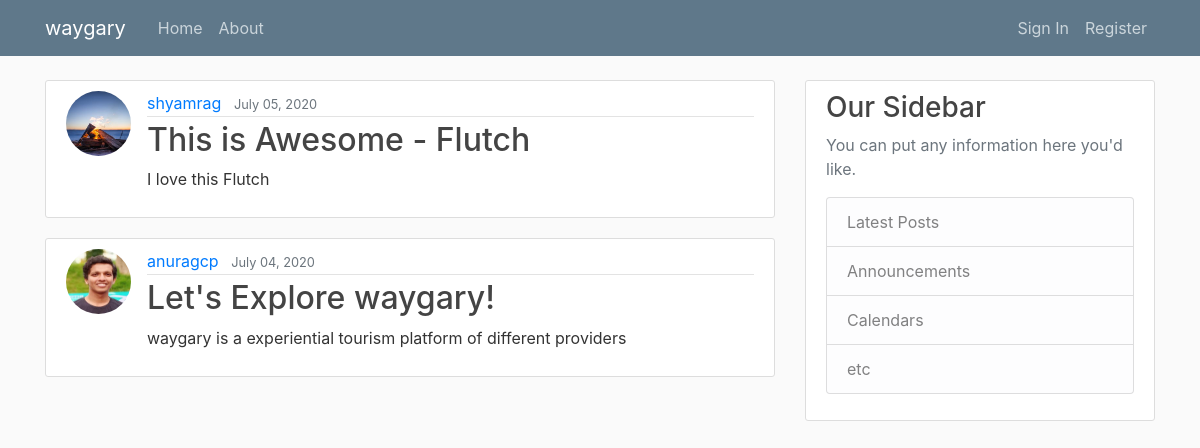
The page / on the database its author committed.
### blog/models.py (models this page shows, shortened)
class Post(models.Model):
    title = models.CharField(max_length=100)
    content = models.TextField()
    author = models.ForeignKey(User, on_delete=models.CASCADE)
    date_posted = models.DateTimeField(default=timezone.now)

### users/models.py (models this page shows, shortened)
class Profile(models.Model):
    user = models.OneToOneField(User, on_delete=models.CASCADE)
    image = models.ImageField(default='default.jpg', upload_to='profile_pics')

### blog/views.py (the view)
# urls.py: path('', views.PostListView.as_view(), name='blog-home'),
class PostListView(ListView):
    model = Post
    template_name = 'blog/home.html'    # by default <app>/<model>_<viewtype>.html - is is also possible to change the template
    context_object_name = 'posts'
    ordering = ['-date_posted']

### blog/templates/blog/home.html
{% extends "blog/base.html" %}
{% block content %}
    {% for post in posts %}
        <article class="media content-section">
            <img class="rounded-circle article-img" src="{{ post.author.profile.image.url }}">
            <div class="media-body">
                <div class="article-metadata">
                    <a class="mr-2" href="#">{{ post.author }}</a>
                    <small class="text-muted">{{ post.date_posted|date:'F d, Y' }}</small>
                </div>
                <h2><a class="article-title" href="#">{{ post.title }}</a></h2>
                <p class="article-content">{{ post.content }}</p>
            </div>
        </article>
    {% endfor %}
{% endblock content %}

### blog/templates/blog/base.html (shortened to what this page needs)
{% load static %}
<!DOCTYPE html>
<html>
<head>
    <link rel="stylesheet" href="https://maxcdn.bootstrapcdn.com/bootstrap/4.0.0/css/bootstrap.min.css">
    <link rel="stylesheet" type="text/css" href="{% static 'blog/main.css' %}">
</head>
<body>
    <header class="site-header">
      <nav class="navbar navbar-expand-md navbar-dark bg-steel fixed-top">
        <div class="container">
          <a class="navbar-brand mr-4" href="{% url 'blog-home' %}">waygary</a>
          <div class="collapse navbar-collapse" id="navbarToggle">
            <div class="navbar-nav mr-auto">
              <a class="nav-item nav-link" href="{% url 'blog-home' %}">Home</a>
              <a class="nav-item nav-link" href="{% url 'blog-about' %}">About</a>
            </div>
            <div class="navbar-nav">
              {% if user.is_authenticated %}
              <a class="nav-item nav-link" href="{% url 'post-create' %}">New Post</a>
              <a class="nav-item nav-link" href="{% url 'profile' %}">{{ user.username }}</a>
              <a class="nav-item nav-link" href="{% url 'logout' %}">Sign Out</a>
              {% else %}
                <a class="nav-item nav-link" href="{% url 'login' %}">Sign In</a>
                <a class="nav-item nav-link" href="{% url 'register' %}">Register</a>
              {% endif %}
            </div>
          </div>
        </div>
      </nav>
    </header>
    <main role="main" class="container">
      <div class="row">
        <div class="col-md-8">
          {% block content %}{% endblock %}
        </div>
        <div class="col-md-4">
          <div class="content-section">
            <h3>Our Sidebar</h3>
            <p class='text-muted'>You can put any information here you'd like.
              <ul class="list-group">
                <li class="list-group-item list-group-item-light">Latest Posts</li>
                <li class="list-group-item list-group-item-light">Announcements</li>
                <li class="list-group-item list-group-item-light">Calendars</li>
                <li class="list-group-item list-group-item-light">etc</li>
              </ul>
            </p>
          </div>
        </div>
      </div>
    </main>
</body>
</html>

### blog/static/blog/main.css (style rules this page uses)
body { background: #fafafa; color: #333333; margin-top: 5rem; }
h1, h2, h3, h4, h5, h6 { color: #444444; }
ul { margin: 0; }
.bg-steel { background-color: #5f788a; }
.site-header .navbar-nav .nav-link { color: #cbd5db; }
.content-section { background: #ffffff; padding: 10px 20px; border: 1px solid #dddddd; border-radius: 3px; margin-bottom: 20px; }
.article-title { color: #444444; }
.article-content { white-space: pre-line; }
.article-img { height: 65px; width: 65px; margin-right: 16px; }
.article-metadata { padding-bottom: 1px; margin-bottom: 4px; border-bottom: 1px solid #e3e3e3 }

### rows shown on the page
Post: author.profile.image (picture), author "shyamrag", date_posted "July 05, 2020", title "This is Awesome - Flutch", content "I love this Flutch"
Post: author.profile.image (picture), author "anuragcp", date_posted "July 04, 2020", title "Let's Explore waygary!", content "waygary is a experiential tourism platform of different providers"
